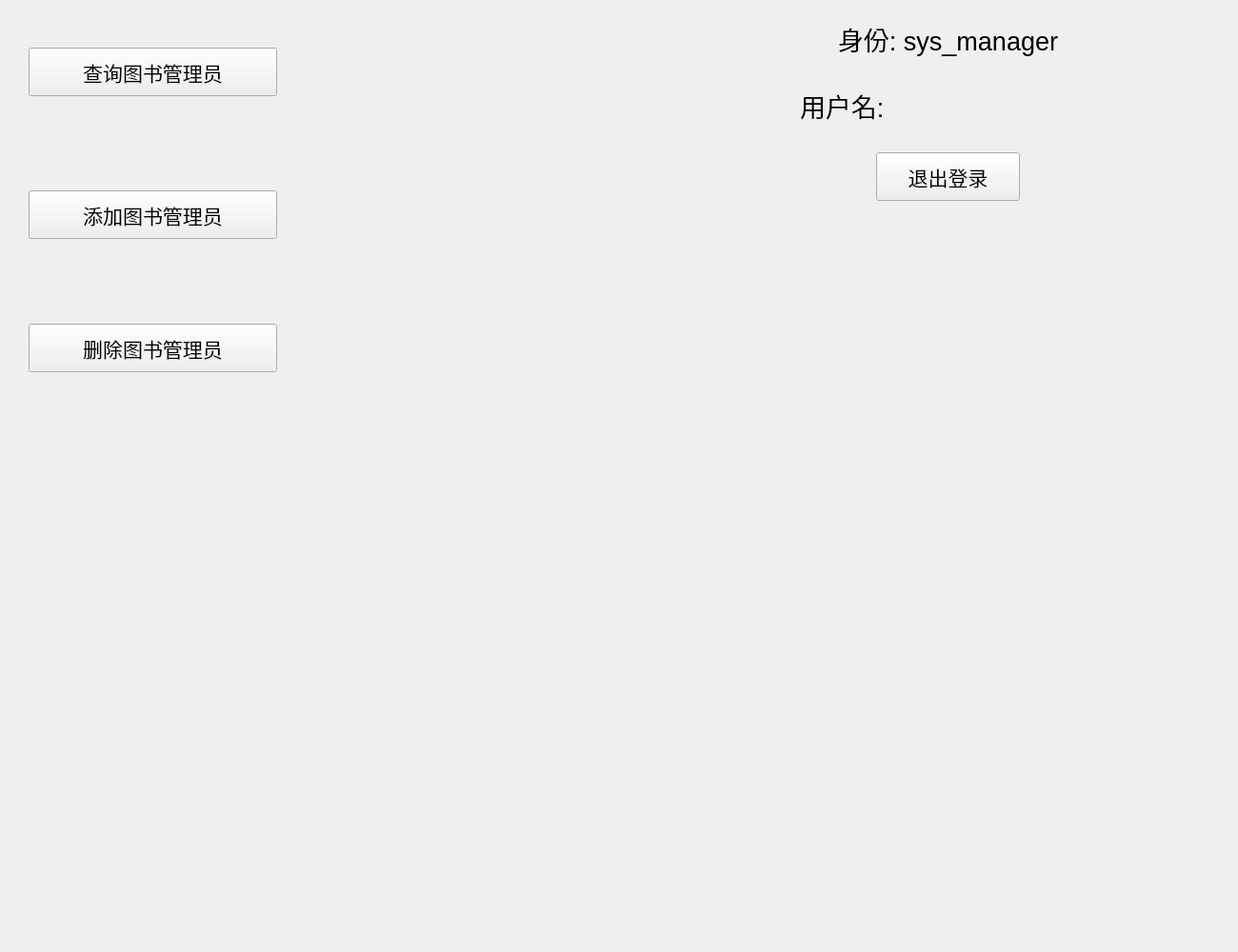
<?xml version="1.0" encoding="UTF-8"?>
<ui version="4.0">
 <class>sysmanager_mainmenu</class>
 <widget class="QWidget" name="sysmanager_mainmenu">
  <property name="geometry">
   <rect>
    <x>0</x>
    <y>0</y>
    <width>1300</width>
    <height>1000</height>
   </rect>
  </property>
  <property name="windowTitle">
   <string>系统管理员菜单</string>
  </property>
  <widget class="QPushButton" name="query_manager">
   <property name="geometry">
    <rect>
     <x>30</x>
     <y>50</y>
     <width>261</width>
     <height>51</height>
    </rect>
   </property>
   <property name="font">
    <font>
     <family>Arial</family>
     <pointsize>16</pointsize>
    </font>
   </property>
   <property name="text">
    <string>查询图书管理员</string>
   </property>
  </widget>
  <widget class="QPushButton" name="insert_manager">
   <property name="geometry">
    <rect>
     <x>30</x>
     <y>200</y>
     <width>261</width>
     <height>51</height>
    </rect>
   </property>
   <property name="font">
    <font>
     <family>Arial</family>
     <pointsize>16</pointsize>
    </font>
   </property>
   <property name="text">
    <string>添加图书管理员</string>
   </property>
  </widget>
  <widget class="QPushButton" name="delete_manager">
   <property name="geometry">
    <rect>
     <x>30</x>
     <y>340</y>
     <width>261</width>
     <height>51</height>
    </rect>
   </property>
   <property name="font">
    <font>
     <family>Arial</family>
     <pointsize>16</pointsize>
    </font>
   </property>
   <property name="text">
    <string>删除图书管理员</string>
   </property>
  </widget>
  <widget class="QLabel" name="label">
   <property name="geometry">
    <rect>
     <x>880</x>
     <y>20</y>
     <width>361</width>
     <height>41</height>
    </rect>
   </property>
   <property name="font">
    <font>
     <family>Arial</family>
     <pointsize>20</pointsize>
    </font>
   </property>
   <property name="text">
    <string>身份: sys_manager</string>
   </property>
  </widget>
  <widget class="QPushButton" name="logout_button">
   <property name="geometry">
    <rect>
     <x>920</x>
     <y>160</y>
     <width>151</width>
     <height>51</height>
    </rect>
   </property>
   <property name="font">
    <font>
     <family>Arial</family>
     <pointsize>16</pointsize>
    </font>
   </property>
   <property name="text">
    <string>退出登录</string>
   </property>
  </widget>
  <widget class="QLabel" name="user_name">
   <property name="geometry">
    <rect>
     <x>840</x>
     <y>90</y>
     <width>401</width>
     <height>41</height>
    </rect>
   </property>
   <property name="font">
    <font>
     <family>Arial</family>
     <pointsize>20</pointsize>
    </font>
   </property>
   <property name="text">
    <string>用户名:</string>
   </property>
  </widget>
 </widget>
 <resources/>
 <connections/>
</ui>
